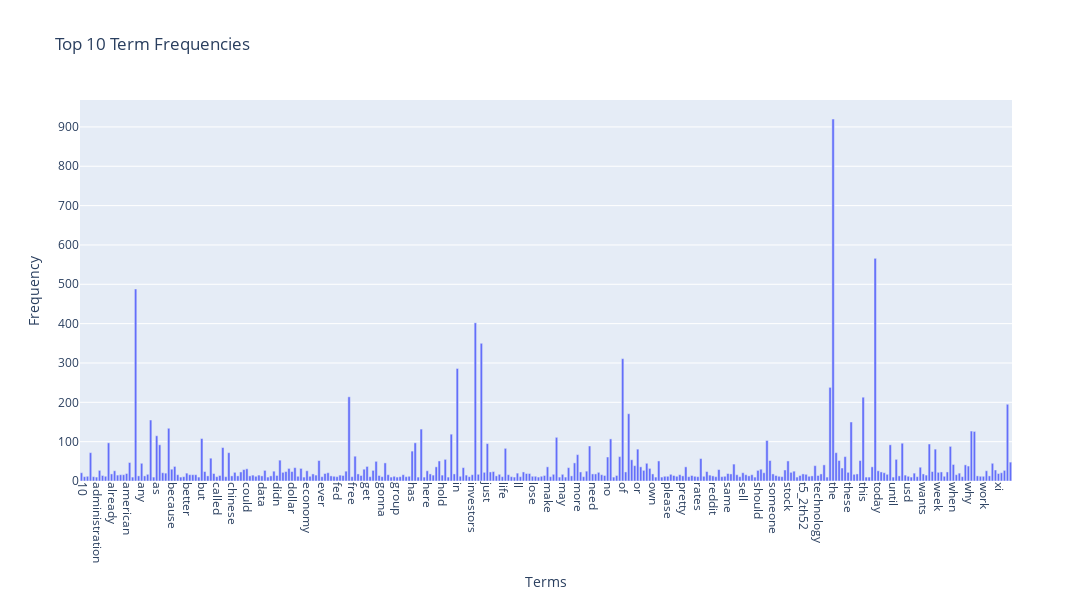

The cell this chart's notebook holds for it:
### Code cell
#Exercise 13
# Set min freq.
min_freq = 10
mask = term_frequencies >= min_freq


# Create interactive bar plot
fig = px.bar(
    x=count_vect.get_feature_names_out()[mask],
    y=term_frequencies[mask],
    labels={'x': 'Terms', 'y': 'Frequency'},
    title="Top 10 Term Frequencies",
)

# Rotate x-axis labels for readability
fig.update_layout(
    xaxis=dict(tickangle=90),
    width=1200,  # make wide
    height=600
)

### Figure 1 — Plotly figure (JSON) as saved in the notebook; plotly's stock layout.template omitted (floating-point values rounded to 4 significant figures; data arrays with more than 128 entries replaced by an {"elided": "..."} marker saying what was removed)
{"data": [{"hovertemplate": "Terms=%{x}<br>Frequency=%{y}<extra></extra>", "legendgroup": "", "marker": {"color": "#636efa", "pattern": {"shape": ""}}, "name": "", "orientation": "v", "showlegend": false, "textposition": "auto", "type": "bar", "x": {"elided": "310 str values"}, "xaxis": "x", "y": {"elided": "310 int values"}, "yaxis": "y"}], "layout": {"barmode": "relative", "height": 600, "legend": {"tracegroupgap": 0}, "title": {"text": "Top 10 Term Frequencies"}, "width": 1200, "xaxis": {"anchor": "y", "domain": [0, 1], "tickangle": 90, "title": {"text": "Terms"}}, "yaxis": {"anchor": "x", "domain": [0, 1], "title": {"text": "Frequency"}}}}
